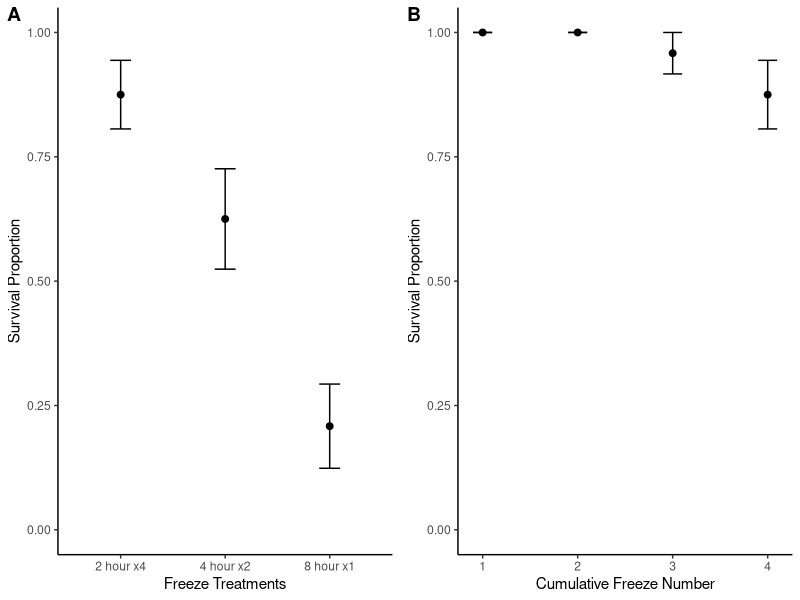
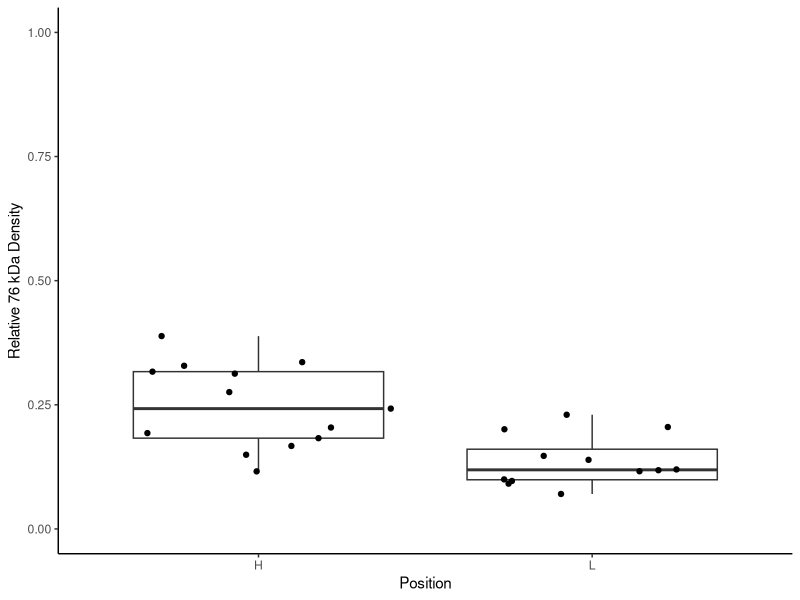
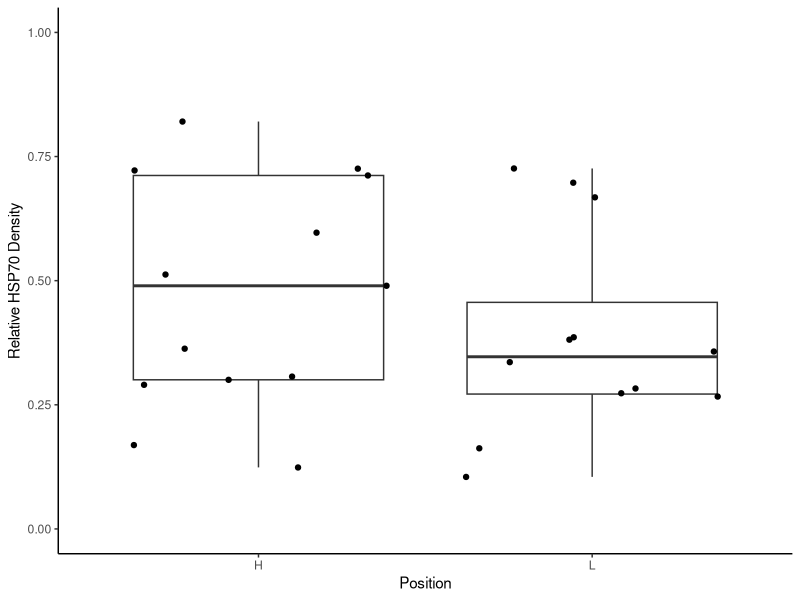
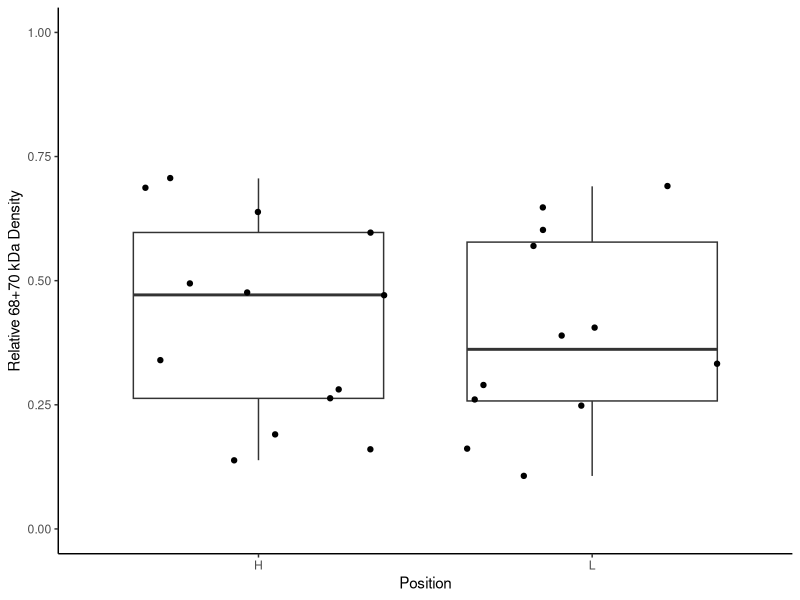
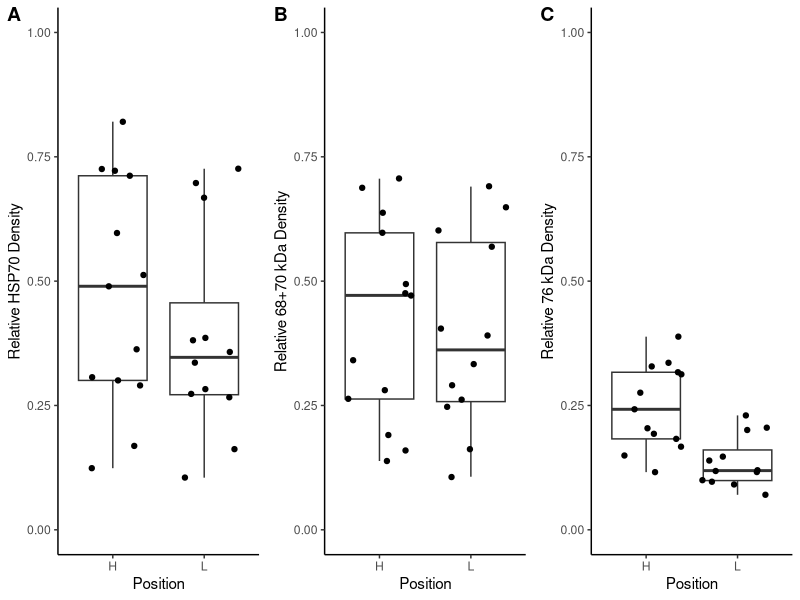
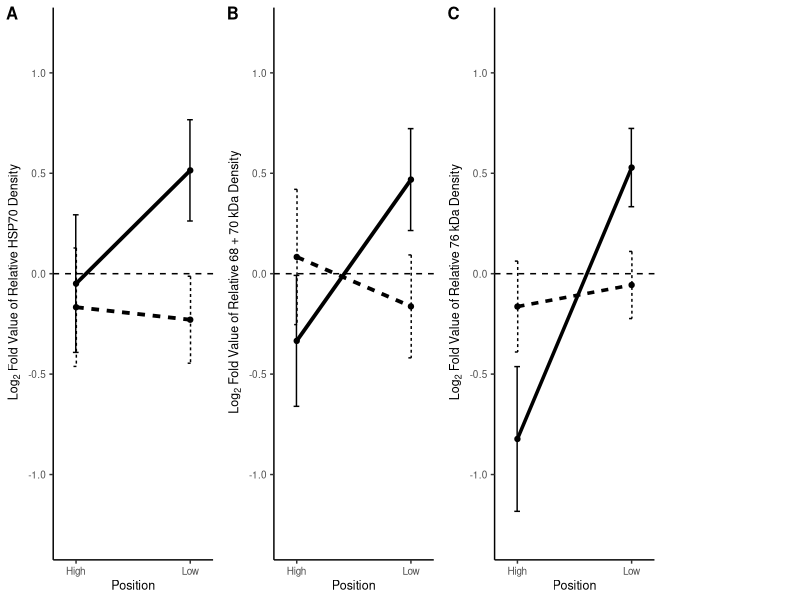
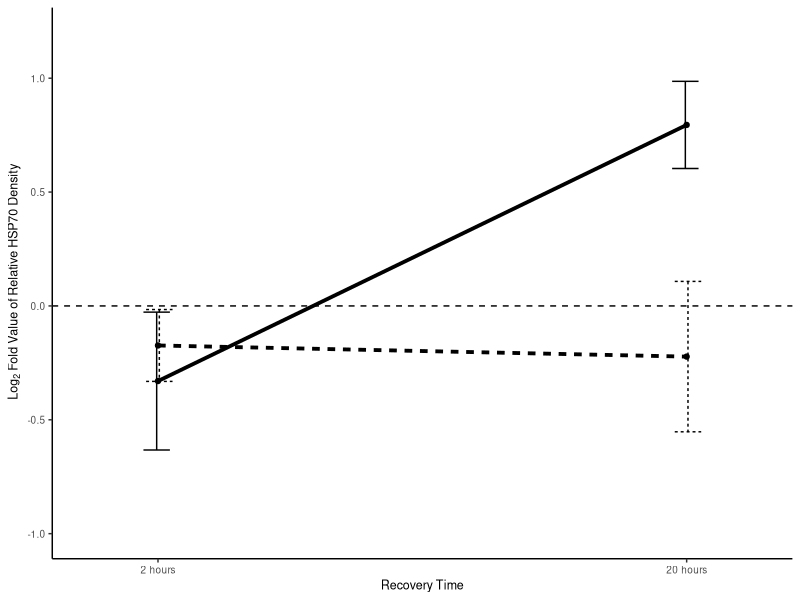
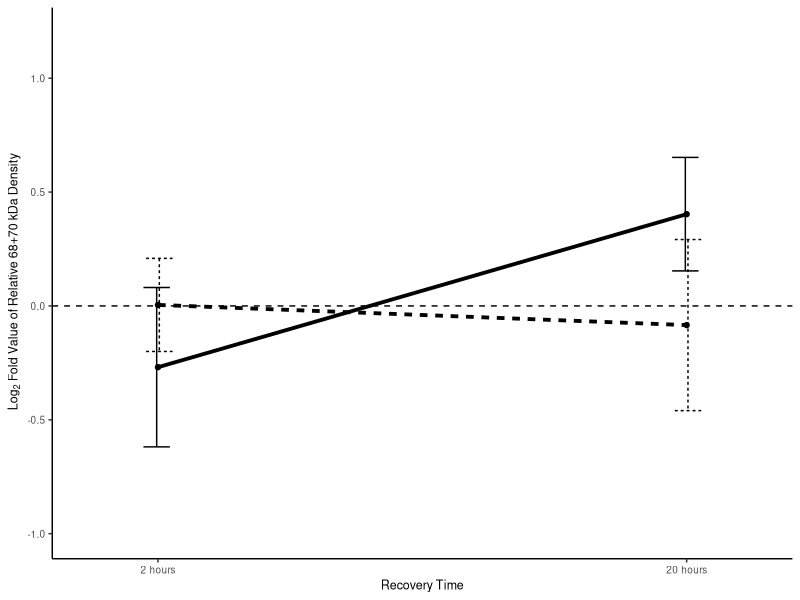

Source code (R) for these figures, in order: (Note: this script raises an error after producing the figures.)
## ---- chunk 1
knitr::opts_chunk$set(echo = TRUE, tidy=TRUE, tidy.opts = list(width.cutoff = 60))
## ---- chunk 2
library(MASS)
library(plyr)
library(dplyr)
library(ggplot2)
library(ggpubr)
library(here)
library(tidyverse)
library(cowplot)
library(car)
library(multcomp)
## ---- chunk 3
survival <- read.csv(here("Data", "survival.csv"))
only.8 <- survival %>% filter(Total.freeze.time ==8)
## ---- chunk 4
only.8$Time_Frozen_hrs <- as.factor(only.8$Time_Frozen_hrs)
only.8.glm <- glm(Survival~Time_Frozen_hrs*Acclimation_time_days*Position,family="binomial",data=only.8)

only.8.glm.reduced <- glm(Survival~Time_Frozen_hrs,family="binomial",data=only.8)
anova(only.8.glm,test="Chisq")
summary(glht(only.8.glm.reduced, mcp(Time_Frozen_hrs="Tukey")))
## ---- chunk 5
only.8.glm.length<- glm(Survival~Length_mm,data=only.8)
summary(aov(only.8.glm.length))
## ---- chunk 6
only.8.group <- group_by(only.8,Time_Frozen_hrs)
only.8.sum <- summarise(only.8.group, prop_surv=mean(Survival, na.rm=TRUE), sd=sd(Survival, na.rm=TRUE), total=n(), SE=sd(Survival)/sqrt(n()))

only.8.sum$Time_Frozen_hrs <- as.factor(only.8.sum$Time_Frozen_hrs)

survivalgraph <- ggplot(only.8.sum, aes(x=Time_Frozen_hrs, y=prop_surv)) +geom_point()+ylim(0,1) +
  xlab("Freeze Treatments") + ylab("Survival Proportion") + 
  geom_errorbar(aes(ymin=prop_surv-SE, ymax=prop_surv+SE, width=.2))+
  theme_classic()+
  geom_point(size=2)+ scale_x_discrete(labels=c("2 hour x4", "4 hour x2", "8 hour x1"))

## ---- chunk 7
repeat2 <-subset(survival, survival$Time_Frozen_hrs ==2)
repeat2sum <- group_by(repeat2,Culmulative_Freeze_Number)
repeat2sum1 <- summarise(repeat2sum, prop_surv=mean(Survival, na.rm=TRUE), sd=sd(Survival, na.rm=TRUE), total=n(), SE=sd(Survival)/sqrt(n()))
repeatedfreeze <- ggplot(repeat2sum1, aes(x=Culmulative_Freeze_Number, y=prop_surv)) + geom_point() +ylim(0,1) +
  xlab("Cumulative Freeze Number") + ylab("Survival Proportion")+
  geom_errorbar(aes(ymin=prop_surv-SE, ymax=prop_surv+SE, width=.2))+
  theme_classic()+
  geom_point(size=2)
## ---- chunk 8
##combining cumulative and 8 hour total freezes
combinedsurival <- plot_grid(survivalgraph, repeatedfreeze, labels = c("A", "B"))
combinedsurival
#ggsave("survivalgraph", device = "tiff", dpi = 300, width = 174, height = 100, units = "mm")
## ---- chunk 9
top_bands <-read.csv(here("Data", "Top band.csv"))
## ---- chunk 10
controlonlytop <- subset(top_bands, top_bands$treatment == 'C')
controldenstop <- controlonlytop  %>%
  group_by(position, time.frozen, sam.num)  %>%
  summarise(meanden=mean(rel.dens))
## ---- chunk 11
shapiro.test(controldenstop$meanden) #p = 0.08, its normal
bartlett.test(meanden~position, data = controldenstop) # p-value = 0.09448, Homogeneity of variances are equal
t.test(meanden~position, var.equal=FALSE, data=controldenstop)
## ---- chunk 12
controlboxtop <- ggplot(controldenstop, aes(x=position, y=meanden)) + 
  geom_boxplot() + ylim(0,1) +
  xlab("Position") + ylab("Relative 76 kDa Density") +
  theme_classic()+geom_jitter()
controlboxtop
## ---- chunk 13
all_bands <-read.csv(here( "Data", "All bands.csv"))
controlonlyall <- subset(all_bands, all_bands$treatment== 'C')
controldensall <- controlonlyall  %>%
  group_by(position, freeze.time, sam.num)  %>%
  summarise(meanden=mean(rel.dens))

## ---- chunk 14
shapiro.test(controldensall$meanden) #p-value = 0.04557, not normal
##Using man whitney U test
wilcox.test(meanden~position, data=controldensall)


#Now making a box plot of basal levels - NO difference
controlbox <- ggplot(controldensall, aes(x=position, y=meanden)) + 
  geom_boxplot() + ylim(0,1) +
  xlab("Position") + ylab("Relative HSP70 Density") +
  theme_classic()+geom_jitter()
controlbox
## ---- chunk 15
bottom_bands <-read.csv(here( "Data", "Bottom bands.csv"))

controlonlybottom <- subset(bottom_bands, bottom_bands$treatment== 'C')
controldensbot <- controlonlybottom  %>%
  group_by(shore.position, freeze.time, sample.num)  %>%
  summarise(meanden=mean(rel.dens))
## ---- chunk 16
shapiro.test(controldensbot$meanden) #p-value = 0.09156
t.test(meanden~shore.position, var.equal=FALSE, data=controldensbot) #p-value = 0.7409

#Now making a box plot of basal levels - NO difference
controlboxbot <- ggplot(controldensbot, aes(x=shore.position, y=meanden)) + 
  geom_boxplot() + ylim(0,1) +
  xlab("Position") + ylab("Relative 68+70 kDa Density") +
  theme_classic() + geom_jitter()
controlboxbot
## ---- chunk 17

plot_grid(controlbox, controlboxbot,controlboxtop, ncol=3, labels= "AUTO")
ggsave("basalhsp70.tiff", device = "tiff", dpi = 300, width = 174, height = 100, units = "mm")
## ---- chunk 18
controlonlytop_1<- aggregate(controlonlytop$rel.dens,
                             by=list(controlonlytop$position, 
                                     controlonlytop$time.frozen, 
                                     controlonlytop$recovery), FUN=mean)
log2top <-read.csv(here("Data", "meantop.csv"))
log2top.aov <- aov(log.2.fold~position*freeze.time*recovery,data=log2top)
summary(log2top.aov)
## ---- chunk 19
meandensityall <- all_bands  %>%
  group_by(treatment, position,freeze.time, recovery, sam.num)  %>%
  summarise(meanden=mean(rel.dens)) %>%
  filter(treatment == 'E')
## ---- chunk 20
#write.csv(meandensityall,here("Data", "meanall1.csv"))

log2all <- read.csv(here("Data", "meanall.csv"))
log2all$recovery <- as.factor(log2all$recovery)
log2all$freeze.time <- as.factor(log2all$freeze.time)
## ---- chunk 21
shapiro.test(log2all$log.2.fold) #p-value =  0.08344, normal
bartlett.test(log.2.fold~position ,data=log2all) #p-value = 0.4231
log2all.aov <- aov(log.2.fold~position*freeze.time*recovery,data=log2all)
summary(log2all.aov)
## ---- chunk 22
log2bottom <-read.csv(here("Data", "meanbottom1.csv"))
log2bottom$recovery <- as.factor(log2bottom$recovery)
log2bottom$freeze.time <- as.factor(log2bottom$freeze.time)
shapiro.test(log2bottom$log.2.fold) #p-value = 0.05715
bartlett.test(log.2.fold~position ,data=log2bottom) #p-value = 0.4688
log2bottom.aov <- aov(log.2.fold~position*freeze.time*recovery,data=log2bottom)
summary(log2bottom.aov)
## ---- chunk 23
log2top <-read.csv(here("Data", "meantop.csv"))
log2top$recovery <- as.factor(log2top$recovery)
log2top$freeze.time <- as.factor(log2top$freeze.time)
logtop.aov <- aov(log.2.fold~position*freeze.time, data=log2top)
summary(logtop.aov)
TukeyHSD(logtop.aov)
## ---- chunk 24
arrangedata <- ddply(log2all, c("position","freeze.time"), summarise,
                     N    = length(log.2.fold),
                     mean = mean(log.2.fold),
                     sd   = sd(log.2.fold),
                     std   = sd / sqrt(N))
pd <- position_dodge(0.01)  
#The errorbars overlapped, so use position_dodge to move them horizontally
all.bands.position <- ggplot(arrangedata, 
                             aes(x=position, y=mean, 
                                 linetype=freeze.time,group=freeze.time)) + 
  geom_errorbar(aes(ymin=mean-std, ymax=mean+std), width=.1, position=pd) +
  geom_line(size=1.3) +
  geom_point()+
  ylab(bquote(''~Log [2]~'Fold Value of Relative HSP70 Density')) +
  xlab("Position")+ theme(legend.position = "none")+
  theme_classic() +scale_color_manual(values = c("#E69F00", "#009E73"))+
  theme(text = element_text(size=9))+
  geom_hline(yintercept=c(0), linetype="dashed")+
  scale_x_discrete(expand=expansion(mult=c(0.2,0.2)),labels=c("High", "Low"))+ 
  theme(legend.position="none")+ ylim(-1.3, 1.2)
## ---- chunk 25
arrangedata.bottom <- ddply(log2bottom, c("position","freeze.time"), summarise,
                            N    = length(log.2.fold),
                            mean = mean(log.2.fold),
                            sd   = sd(log.2.fold),
                            std   = sd / sqrt(N))
pd <- position_dodge(0.01)  
bottom.bands.position <- ggplot(arrangedata.bottom, 
                                aes(x=position, y=mean, 
                                    linetype=freeze.time,group=freeze.time)) + 
  geom_errorbar(aes(ymin=mean-std, ymax=mean+std), width=.1, position=pd) +
  geom_line(size=1.3) + 
  geom_point()+
  ylab(bquote(''~Log [2]~'Fold Value of Relative 68 + 70 kDa Density')) +
  xlab("Position")+
  theme_classic()+ #+scale_color_manual(values = c("#E69F00", "#009E73"))+
  theme(text = element_text(size=9))+
  geom_hline(yintercept=c(0), linetype="dashed")+
  scale_x_discrete(expand=expansion(mult=c(0.2,0.2)), labels=c("High", "Low"))+ 
  theme(legend.position="none")+ylim(-1.3, 1.2)
## ---- chunk 26
arrangedata.top <- ddply(log2top, c("position","freeze.time"), summarise,
                         N    = length(log.2.fold),
                         mean = mean(log.2.fold),
                         sd   = sd(log.2.fold),
                         std   = sd / sqrt(N))
pd <- position_dodge(0.01)  
top.bands.position <- ggplot(arrangedata.top, 
                             aes(x=position, y=mean, 
                                 group=freeze.time, 
                                 linetype = freeze.time)) + 
  geom_errorbar(aes(ymin=mean-std, ymax=mean+std), width=.1, position=pd) +
  geom_line(size=1.2) + 
  geom_point()+
  ylab(bquote(''~Log [2]~'Fold Value of Relative 76 kDa Density')) +
  xlab("Position")+
  theme_classic() +
  theme(text = element_text(size=9))+
  scale_linetype_discrete(labels = c("4 x 2 h", "1 x 8 h"))+
  geom_hline(yintercept=c(0), linetype="dashed")+
  scale_x_discrete(expand=expansion(mult=c(0.2,0.2)), labels=c("High", "Low"))+
  labs(linetype='Freeze Treatment')+  ylim(-1.3, 1.2)+
  theme(legend.position="none")
## ---- chunk 27
legend <- get_legend(top.bands.position)
fullpositiongraph<- plot_grid(all.bands.position, bottom.bands.position, 
                              top.bands.position, legend, 
                              labels = c("A", "B", "C"), 
                              label_size = 12, ncol=4, 
                              rel_widths = c(4,4,4,2.5))
fullpositiongraph

#ggsave("positionhsp70.tiff", device = "tiff", dpi = 300, width = 174, height = 90, units = "mm", bg = "white")

## ---- chunk 28
arrangedatar <- ddply(log2all, c("recovery","freeze.time"), summarise,
                     N    = length(log.2.fold),
                     mean = mean(log.2.fold),
                     sd   = sd(log.2.fold),
                     std   = sd / sqrt(N))
pd <- position_dodge(0.01)  #The errorbars overlapped, so use position_dodge to move them horizontally
all.bands.recovery <- ggplot(arrangedatar, aes(x=recovery, y=mean, linetype=freeze.time,group=freeze.time)) + 
  geom_errorbar(aes(ymin=mean-std, ymax=mean+std), width=.1, position=pd) +
  geom_line(size=1.3) +
  geom_point()+
  ylab(bquote(''~Log [2]~'Fold Value of Relative HSP70 Density')) +
  xlab("Recovery Time")+ theme(legend.position = "none")+
  theme_classic() +
  theme(text = element_text(size=9))+
  scale_color_manual(values = c("#E69F00", "#009E73"), labels = c("2 x 4 h", "1 x 8 h"))+
  geom_hline(yintercept=c(0), linetype="dashed")+
  scale_x_discrete(expand=expansion(mult=c(0.2,0.2)), labels=c("2 hours", "20 hours"))+
  theme(legend.position="none")+ ylim(-1, 1.2)
all.bands.recovery

###Bottom bands
arrangedata.bottomr <- ddply(log2bottom, c("recovery","freeze.time"), summarise,
                            N    = length(log.2.fold),
                            mean = mean(log.2.fold),
                            sd   = sd(log.2.fold),
                            std   = sd / sqrt(N))
pd <- position_dodge(0.01)  #The errorbars overlapped, so use position_dodge to move them horizontally
bottom.bands.recovery <- ggplot(arrangedata.bottomr, aes(x=recovery, y=mean, linetype=freeze.time,group=freeze.time)) + 
  geom_errorbar(aes(ymin=mean-std, ymax=mean+std), width=.1, position=pd) +
  geom_line(size=1.3) + 
  geom_point()+
ylab(bquote(''~Log [2]~'Fold Value of Relative 68+70 kDa Density')) +
  xlab("Recovery Time")+
  theme_classic() +
  scale_color_manual(values = c("#E69F00", "#009E73"))+
  theme(text = element_text(size=9))+
  geom_hline(yintercept=c(0), linetype="dashed")+
  scale_x_discrete(expand=expansion(mult=c(0.2,0.2)), labels=c("2 hours", "20 hours"))+ theme(legend.position="none")+ylim(-1, 1.2)
bottom.bands.recovery

##Top
arrangedata.topr <- ddply(log2top, c("recovery","freeze.time"), summarise,
                         N    = length(log.2.fold),
                         mean = mean(log.2.fold),
                         sd   = sd(log.2.fold),
                         std   = sd / sqrt(N))
pd <- position_dodge(0.01)  #The errorbars overlapped, so use position_dodge to move them horizontally
top.bands.recovery <- ggplot(arrangedata.topr, aes(x=recovery, y=mean, linetype=freeze.time,group=freeze.time)) + 
  geom_errorbar(aes(ymin=mean-std, ymax=mean+std), width=.1, position=pd) +
  geom_line(size=1.3) + 
  geom_point()+
  ylab(bquote(''~Log [2]~'Fold Value of Relative 76 kDa Density')) +
  xlab("Recovery Time")+
  theme_classic() +
  scale_linetype_discrete(labels = c("4 x 2 h", "1 x 8 h"))+
  theme(text = element_text(size=9))+
  geom_hline(yintercept=c(0), linetype="dashed")+
  scale_x_discrete(expand=expansion(mult=c(0.2,0.2)), labels=c("2 hours", "20 hours"))+
  labs(linetype='Freeze Treatment')+  ylim(-1, 1.2)+theme(legend.position="none")
top.bands.recovery

legend.recovery <- get_legend(
  # create some space to the left of the legend
  top.bands.recovery + theme(legend.box.margin = margin(0, 0, 0, 12))
)

recovery<- plot_grid(all.bands.recovery, bottom.bands.recovery, top.bands.recovery, legend.recovery, label_size = 12, ncol=4, rel_widths = c(4,4,4,2.5), labels = c("A", "B", "C"))
recovery

#ggsave("recoveryhsp70.tiff", device = "tiff", dpi = 300, width = 174, height = 90, units = "mm", bg = "white")

## ---- chunk 29
second <-read.csv(here("Data", "All bands_2.csv"))

controlsecond <- subset(datatop, datatop$treatment=="C")
controlsecond1 <- aggregate(controllall$dens, by=list(controllall$freeze.time), FUN=mean)
#write_xlsx(controllall1,"C:\\Users\\laure\\OneDrive\\Year 4\\Mussel Data\\2,4,6,8 hr experiment\\controlall.xlsx")
#write.xlsx(meandensitytop,"C:\\Users\\laure\\OneDrive\\Year 4\\Mussel Data\\2,4,6,8 hr experiment\\all.xlsx")

log2second <-read.csv(here("Data", "log2all_second.csv"))
log2.aov.second <- aov(log.2.fold~as.factor(freeze.time),data=log2second)
summary(log2.aov.second)

secondboxplot <- ggplot(log2second, aes(x=as.factor(freeze.time), y=log.2.fold)) + 
  geom_boxplot(outlier.shape = NA) + ylim(-1,1) +
  xlab("Freeze Time (h)") + ylab("Relative HSP70 Density") +
  theme_classic() + geom_jitter()
secondboxplot

#ggsave("individualfreeze.tiff", device = "tiff", dpi = 300, width = 174, height = 90, units = "mm", bg = "white")
## ---- chunk 30
ubi <-read.csv(here("Data", "Ubiquitin.csv"))
## ---- chunk 31
ubicontrol <- subset(ubi, ubi$treatment=="C")
ubicontrol1 <- aggregate(ubicontrol$rel.dens, by=list(ubicontrol$position, ubicontrol$freeze.time, ubicontrol$recovery), FUN=mean)
## ---- chunk 32
#write.xlsx(control1) 
## ---- chunk 33
log2 <-read.csv(here("Data", "Ubiquitin_modified.csv"))
## ---- chunk 34
shapiro.test(log2$log.2) #p-value = 0.2554
log2.aov <- aov(log.2~position*as.factor(freeze.time)*as.factor(recovery),data=log2)
summary(log2.aov)
## ---- chunk 35
log3.aov <- MASS::stepAIC(log2.aov)
summary(log3.aov)
TukeyHSD(log3.aov)
## ---- chunk 36
log2$recovery <- as.factor(log2$recovery)
log2$freeze.time <- as.factor(log2$freeze.time)
arrangedata <- ddply(log2, c("recovery","freeze.time"), summarise,
                         N    = length(log.2),
                         mean = mean(log.2),
                         sd   = sd(log.2),
                         std   = sd / sqrt(N))
pd <- position_dodge(0.01)  
#The errorbars overlapped, so use position_dodge to move them horizontally
ubiquitin_recovery <- ggplot(arrangedata, aes(x=recovery, y=mean,
                                              linetype=freeze.time,
                                              group=freeze.time)) + 
  geom_errorbar(aes(ymin=mean-std, ymax=mean+std), width=.1, position=pd) +
  geom_line(size=1.3) + 
  geom_point()+
  ylab(bquote(''~Log [2]~'Fold Value of Relative Ubiquitin Density')) +
  xlab("Recovery Time")+
  theme_classic() +
  theme(text = element_text(size=9))+
  scale_color_manual(values = c("#E69F00", "#009E73"), labels = c("4 x 2 h", "1 x 8 h"))+
  geom_hline(yintercept=c(0), linetype="dashed")+
  scale_x_discrete(expand=expansion(mult=c(0.2,0.2)), labels=c("2 hours", "20 hours"))+
  labs(color='Freeze Treatment')+  ylim(-0.3, 0.2)+theme(legend.position="none")
ubiquitin_recovery

## ---- chunk 37
arrangedataposition <- ddply(log2, c("position","freeze.time"), summarise,
                     N    = length(log.2),
                     mean = mean(log.2),
                     sd   = sd(log.2),
                     std   = sd / sqrt(N))
pd <- position_dodge(0.01)  
#The errorbars overlapped, so use position_dodge to move them horizontally
ubiquitin_position <- ggplot(arrangedataposition, aes(x=position, y=mean, 
                                                      linetype=freeze.time,
                                                      group=freeze.time)) + 
  geom_errorbar(aes(ymin=mean-std, ymax=mean+std), width=.1, position=pd) +
  geom_line(size=1.3) + 
  geom_point()+
  ylab(bquote(''~Log [2]~'Fold Value of Relative Ubiquitin Density')) +
  xlab("Position")+
  theme_classic() +
  theme(text = element_text(size=9))+
  scale_linetype_discrete(labels = c("4 x 2 h", "1 x 8 h"))+
  geom_hline(yintercept=c(0), linetype="dashed")+
  scale_x_discrete(expand=expansion(mult=c(0.2,0.2)), labels=c("High", "Low"))+
  labs(linetype='Freeze Treatment')+  ylim(-0.25, 0.15)+theme(legend.position="none")
ubiquitin_position
## ---- chunk 38
legend.ubiqutin <- get_legend(
  # create some space to the left of the legend
  ubiquitin_position + theme(legend.box.margin = margin(0, 0, 0, 12))
)
ubiqutin <- plot_grid(ubiquitin_recovery, ubiquitin_position, 
                      legend.ubiqutin, ncol=3, rel_widths = c(3, 3, 2), 
                      labels = c("A", "B"))
ubiqutin

#ggsave("ubiquitinlinegraph", device = "tiff", dpi = 300, width = 174, height = 90, units = "mm", bg = "white")

## ---- chunk 39
highlow <-aggregate(ubicontrol$rel.dens, by=list(ubicontrol$position), FUN=mean)
shapiro.test(ubicontrol$rel.dens) # p-value = 5.61e-05, not normal
wilcox.test(rel.dens~position, data=ubicontrol) #p-value = 0.3556
## ---- chunk 40
ubi_basal <- ggplot(ubicontrol, aes(x=position, y=rel.dens)) + 
  geom_boxplot() + ylim(0,2.5) +
  xlab("Position") + ylab("Relative Ubiquitin Density") + 
  theme_classic()+geom_jitter() + scale_x_discrete(labels = c("High", "Low"))
ubi_basal
## ---- chunk 41
compdata <-read.csv(here("Data", "Correlation btw hsp and ub.csv"))
sampledata <- read.csv(here("Data", "Sample correlation btw hsp and ub.csv"))
## ---- chunk 42
regcomp <- ggscatter(compdata, x="ub", y="hsp", add = "reg.line", 
          conf.int =  TRUE, cor.coef = TRUE, cor.method = "pearson", 
          xlab = "Relative Ubiquitin Value", ylab = "Relative HSP70 Value")
shapiro.test(compdata$ub)
##Data = normal, p value = 0.38 
shapiro.test(compdata$hsp)
##Data is normal, p value = 0.28

##THen check assumptions for log.2 hsp and ub##############
logcomp <- ggscatter(compdata, x="log.ub", y="log.hsp", add = "reg.line", 
          conf.int =  TRUE, cor.coef = TRUE, cor.method = "pearson", 
          xlab = "Log  Ubiquitin Value", ylab = "Log  HSP Value")
##Line is also linear so it works

shapiro.test(compdata$log.ub)
##Data = normal, p value = 0.3916 
shapiro.test(compdata$log.hsp)
##Data is normal, p value = 0.832
## ---- chunk 43
## un-log transformed data
hsp.ub <- cor.test(compdata$ub, compdata$hsp, 
                method = "pearson")
hsp.ub
hsp.ub$p.value  #0.006917628
hsp.ub$estimate #0.8542599  

## log transformd data
log.hsp.ub <- cor.test(compdata$log.ub, compdata$log.hsp, 
                   method = "pearson")
log.hsp.ub
log.hsp.ub$p.value  #0.0104069
log.hsp.ub$estimate #0.8320211  
## ---- chunk 44
sample <- ggscatter(sampledata, x="ub", y="hsp", add = "reg.line", 
          conf.int =  TRUE, cor.coef = TRUE, cor.method = "pearson", 
          xlab = "Relative Ubiquitin Value", ylab = "Relative HSP70 Value")

fulltreatment <- ggscatter(compdata, x="ub", y="hsp", add = "reg.line", 
          conf.int =  TRUE, cor.coef = TRUE, cor.method = "pearson", 
          xlab = "Relative Ubiquitin Value", ylab = "Relative HSP70 Value")
## ---- chunk 45
combinedplot <- plot_grid(sample, fulltreatment, labels = c("A", "B"))
combinedplot
